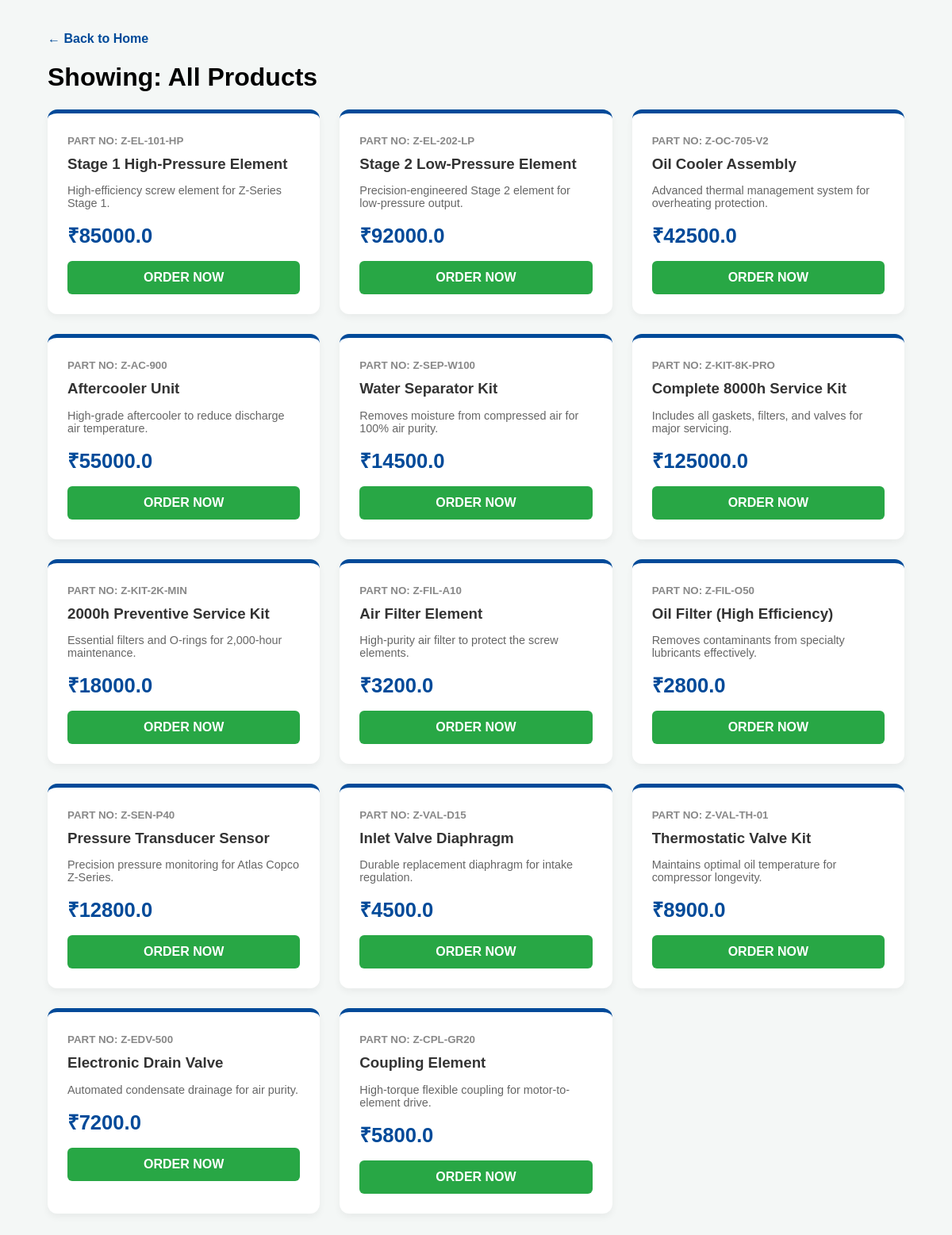
Page /shop on the committed database.
### tables this page shows
CREATE TABLE "inventory" (
"name" TEXT,
  "part_no" TEXT,
  "category" TEXT,
  "price" REAL,
  "description" TEXT,
  "image" TEXT
);

### z_app.py (the view)
@app.route('/shop')
def shop():
    category = request.args.get('category')
    conn = get_db()
    if category:
        items = conn.execute("SELECT * FROM inventory WHERE category LIKE ?", ('%'+category+'%',)).fetchall()
    else:
        items = conn.execute("SELECT * FROM inventory").fetchall()
    conn.close()
    return render_template('shop.html', items=items, category=category)

### z_app.py (called while the page is built)
def get_db():
    conn = sqlite3.connect(DB_NAME)
    conn.row_factory = sqlite3.Row
    return conn

### templates/shop.html (shortened to what this page needs)
<!DOCTYPE html>
<html>
<head>
    <link rel="stylesheet" href="https://cdnjs.cloudflare.com/ajax/libs/font-awesome/6.0.0/css/all.min.css">
</head>
<body>
    <a href="/" class="back-btn">← Back to Home</a>
    <h1>Showing: {{ category if category else 'All Products' }}</h1>
    <div class="grid">
        {% for item in items %}
        <div class="card">
            <small style="color: #888; font-weight: bold;">PART NO: {{ item.part_no }}</small>
            <h3 style="margin: 10px 0; color: #333;">{{ item.name }}</h3>
            <p style="color: #666; font-size: 0.9rem;">{{ item.description }}</p>
            <span class="price">₹{{ item.price }}</span>
            <a href="/checkout/{{ item.id }}" class="btn-buy">ORDER NOW</a>
        </div>
        {% endfor %}
    </div>
</body>
</html>

### templates/shop.html (style rules this page uses)
body { font-family: sans-serif; background: #f4f7f6; margin: 0; padding: 40px 5%; }
.back-btn { text-decoration: none; color: #004a99; font-weight: bold; display: block; margin-bottom: 20px; }
.grid { display: grid; grid-template-columns: repeat(auto-fill, minmax(300px, 1fr)); gap: 25px; }
.card { background: white; padding: 25px; border-radius: 12px; box-shadow: 0 4px 10px rgba(0,0,0,0.05); border-top: 5px solid #004a99; transition: 0.3s; }
.price { font-size: 1.6rem; color: #004a99; font-weight: bold; margin: 15px 0; display: block; }
.btn-buy { background: #28a745; color: white; display: block; text-align: center; padding: 12px; text-decoration: none; border-radius: 6px; font-weight: bold; }

### rows in the picture
inventory: part_no "Z-EL-101-HP", name "Stage 1 High-Pressure Element", description "High-efficiency screw element for Z-Series Stage 1.", price "85000.0"
inventory: part_no "Z-EL-202-LP", name "Stage 2 Low-Pressure Element", description "Precision-engineered Stage 2 element for low-pressure output.", price "92000.0"
inventory: part_no "Z-OC-705-V2", name "Oil Cooler Assembly", description "Advanced thermal management system for overheating protection.", price "42500.0"
inventory: part_no "Z-AC-900", name "Aftercooler Unit", description "High-grade aftercooler to reduce discharge air temperature.", price "55000.0"
inventory: part_no "Z-SEP-W100", name "Water Separator Kit", description "Removes moisture from compressed air for 100% air purity.", price "14500.0"
inventory: part_no "Z-KIT-8K-PRO", name "Complete 8000h Service Kit", description "Includes all gaskets, filters, and valves for major servicing.", price "125000.0"
inventory: part_no "Z-KIT-2K-MIN", name "2000h Preventive Service Kit", description "Essential filters and O-rings for 2,000-hour maintenance.", price "18000.0"
inventory: part_no "Z-FIL-A10", name "Air Filter Element", description "High-purity air filter to protect the screw elements.", price "3200.0"
inventory: part_no "Z-FIL-O50", name "Oil Filter (High Efficiency)", description "Removes contaminants from specialty lubricants effectively.", price "2800.0"
inventory: part_no "Z-SEN-P40", name "Pressure Transducer Sensor", description "Precision pressure monitoring for Atlas Copco Z-Series.", price "12800.0"
inventory: part_no "Z-VAL-D15", name "Inlet Valve Diaphragm", description "Durable replacement diaphragm for intake regulation.", price "4500.0"
inventory: part_no "Z-VAL-TH-01", name "Thermostatic Valve Kit", description "Maintains optimal oil temperature for compressor longevity.", price "8900.0"
inventory: part_no "Z-EDV-500", name "Electronic Drain Valve", description "Automated condensate drainage for air purity.", price "7200.0"
inventory: part_no "Z-CPL-GR20", name "Coupling Element", description "High-torque flexible coupling for motor-to-element drive.", price "5800.0"

### other values in the picture
{{ category if category else 'All Products' }} "All Products"
